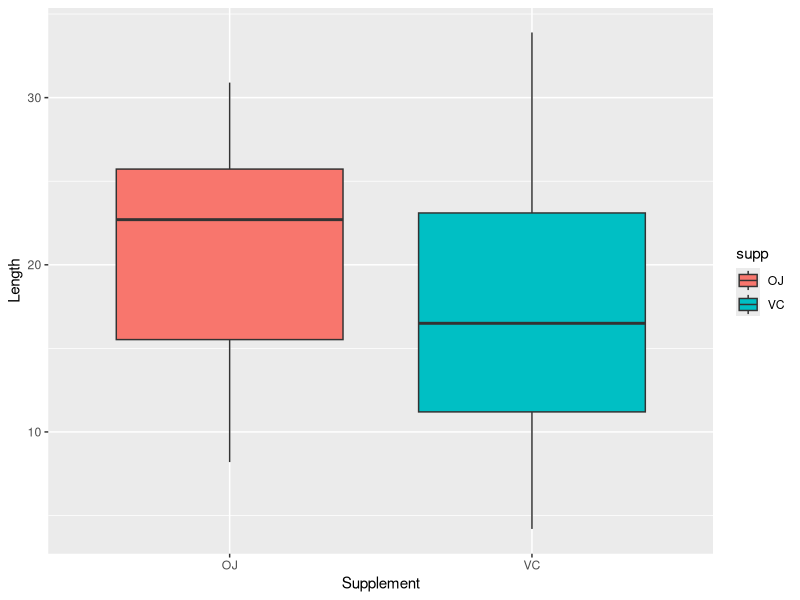
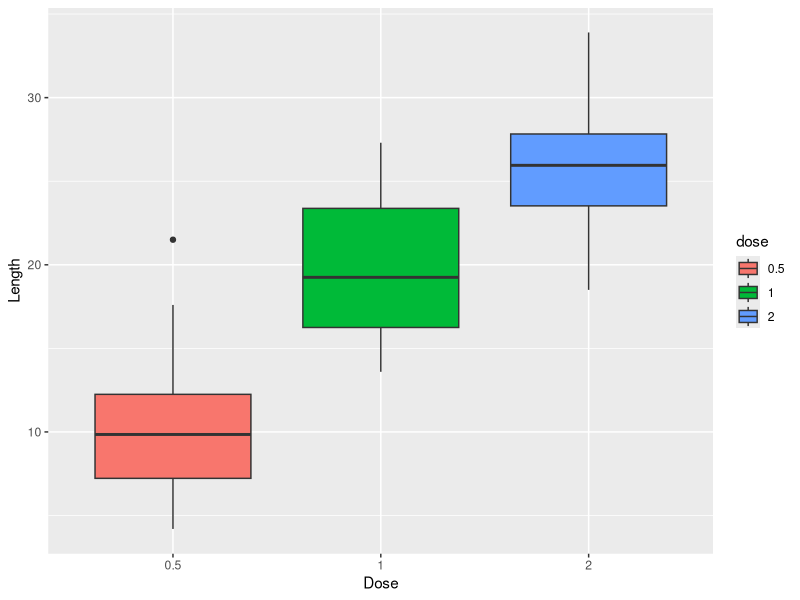

Write the R code that produced these figures, in order.
## ---- chunk 1
knitr::opts_chunk$set(echo = TRUE)
## ---- chunk 2
library(ggplot2)
library(datasets)

data("ToothGrowth")
## ---- chunk 3
str(ToothGrowth)
## ---- chunk 4
head(ToothGrowth)
## ---- chunk 5
summary(ToothGrowth)
## ---- chunk 6
ToothGrowth$dose <- as.factor(ToothGrowth$dose)
## ---- chunk 7
supp_mean <- split(ToothGrowth$len, ToothGrowth$supp)
sapply(supp_mean, mean)

supp_dose <- split(ToothGrowth$len, ToothGrowth$dose)
sapply(supp_dose, mean)
## ---- chunk 8
ggplot(aes(x=supp, y=len), data=ToothGrowth) + geom_boxplot(aes(fill=supp)) + xlab("Supplement") + ylab("Length")
## ---- chunk 9
ggplot(aes(x=dose, y=len), data=ToothGrowth) + geom_boxplot(aes(fill=dose)) + xlab("Dose") + ylab("Length")
## ---- chunk 10
supp <- ToothGrowth$supp
dose <- ToothGrowth$dose
len <- ToothGrowth$len
## ---- chunk 11
# Check for differences in supplement type
t.test(len[supp == "VC"], len[supp == "OJ"])
## ---- chunk 12
# Check for differences in dosage type
# In this test, use 0.5 and 1.0
t.test(len[dose == 0.5], len[dose == 1.0])
## ---- chunk 13
# 0.5 and 2.0
t.test(len[dose == 0.5], len[dose == 2.0])

# 1.0 and 2.0
t.test(len[dose == 1.0], len[dose == 2.0])
